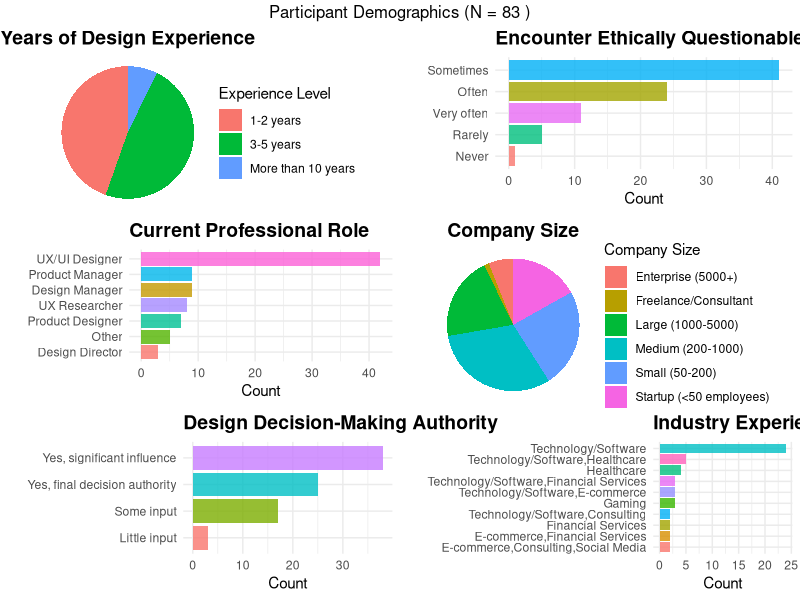

R code for this plot:
# Fixed Demographics Analysis - UX Ethics Survey

library(dplyr)
library(ggplot2)
library(readr)
library(gridExtra)

cat("=== UX ETHICS SURVEY DEMOGRAPHICS ANALYSIS ===\n")

# Load the processed interface data to get clean participant list
interface_data <- read.csv("results/interface_plot_data_aug16_plus_new_filtered.csv")
clean_participant_ids <- unique(interface_data$ResponseId)

cat("Clean participants for analysis: N =", length(clean_participant_ids), "\n")

# Load raw data to extract demographics
raw_data <- read_tsv("aug17_utf8.tsv", show_col_types = FALSE)

# Clean the raw data
clean_raw <- raw_data %>%
  filter(
    !is.na(ResponseId),
    !grepl("Response ID|ImportId|Understanding How User", ResponseId, ignore.case = TRUE),
    !ResponseId %in% c("Response ID", "{\"ImportId\":\"_recordId\"}")
  ) %>%
  filter(ResponseId %in% clean_participant_ids)

cat("Matched demographic data for", nrow(clean_raw), "participants\n")

# Get the actual demographic columns that exist
demo_cols <- c("Professional Experie", "Experience Level", "UI Ethics Experience", 
               "Current Role", "Industry Experience", "Company Size", "Decision-Making Auth")

# Extract available demographics
demographics <- clean_raw %>%
  select(ResponseId, all_of(demo_cols))

# Create summary function
create_summary <- function(data, col_name) {
  data %>%
    filter(!is.na(.data[[col_name]]) & .data[[col_name]] != "") %>%
    count(.data[[col_name]], name = "Count") %>%
    mutate(Percentage = round(Count / sum(Count) * 100, 1)) %>%
    arrange(desc(Count))
}

# Generate summaries
cat("\n=== DEMOGRAPHIC SUMMARIES ===\n")

for(col in demo_cols) {
  cat("\n", toupper(col), ":\n")
  summary_table <- create_summary(demographics, col)
  print(summary_table)
}

# Create key visualizations
if(!dir.exists("plots")) {
  dir.create("plots")
}

# Professional Experience (already 100% yes, skip)

# Experience Level
exp_data <- create_summary(demographics, "Experience Level")
p1 <- ggplot(exp_data, aes(x = "", y = Count, fill = `Experience Level`)) +
  geom_bar(stat = "identity", width = 1) +
  coord_polar("y", start = 0) +
  labs(title = "Years of Design Experience", fill = "Experience Level") +
  theme_void() +
  theme(plot.title = element_text(face = "bold", size = 14, hjust = 0.5))

# Ethics Encounter
ethics_data <- create_summary(demographics, "UI Ethics Experience")
p2 <- ggplot(ethics_data, aes(x = reorder(`UI Ethics Experience`, Count), y = Count, fill = `UI Ethics Experience`)) +
  geom_bar(stat = "identity", alpha = 0.8) +
  coord_flip() +
  labs(title = "Encounter Ethically Questionable Designs", x = "", y = "Count") +
  theme_minimal() +
  theme(legend.position = "none", plot.title = element_text(face = "bold", size = 14))

# Current Role
role_data <- create_summary(demographics, "Current Role")
p3 <- ggplot(role_data, aes(x = reorder(`Current Role`, Count), y = Count, fill = `Current Role`)) +
  geom_bar(stat = "identity", alpha = 0.8) +
  coord_flip() +
  labs(title = "Current Professional Role", x = "", y = "Count") +
  theme_minimal() +
  theme(legend.position = "none", plot.title = element_text(face = "bold", size = 14))

# Company Size
size_data <- create_summary(demographics, "Company Size")
p4 <- ggplot(size_data, aes(x = "", y = Count, fill = `Company Size`)) +
  geom_bar(stat = "identity", width = 1) +
  coord_polar("y", start = 0) +
  labs(title = "Company Size", fill = "Company Size") +
  theme_void() +
  theme(plot.title = element_text(face = "bold", size = 14, hjust = 0.5))

# Decision Authority
auth_data <- create_summary(demographics, "Decision-Making Auth")
p5 <- ggplot(auth_data, aes(x = reorder(`Decision-Making Auth`, Count), y = Count, fill = `Decision-Making Auth`)) +
  geom_bar(stat = "identity", alpha = 0.8) +
  coord_flip() +
  labs(title = "Design Decision-Making Authority", x = "", y = "Count") +
  theme_minimal() +
  theme(legend.position = "none", plot.title = element_text(face = "bold", size = 14))

# Industry breakdown (top 10)
industry_data <- create_summary(demographics, "Industry Experience") %>%
  slice_head(n = 10)
p6 <- ggplot(industry_data, aes(x = reorder(`Industry Experience`, Count), y = Count, fill = `Industry Experience`)) +
  geom_bar(stat = "identity", alpha = 0.8) +
  coord_flip() +
  labs(title = "Industry Experience (Top 10)", x = "", y = "Count") +
  theme_minimal() +
  theme(legend.position = "none", plot.title = element_text(face = "bold", size = 14))

# Create combined plot
combined_plot <- grid.arrange(p1, p2, p3, p4, p5, p6, ncol = 2, nrow = 3,
                              top = paste("Participant Demographics (N =", length(clean_participant_ids), ")"))

# Save combined plot
ggsave("plots/demographics_complete_summary.png", combined_plot, 
       width = 16, height = 12, dpi = 300)

# Generate LaTeX summary
cat("\n", paste(rep("=", 60), collapse=""), "\n")
cat("LATEX METHODS SECTION - PARTICIPANT DEMOGRAPHICS\n")
cat(paste(rep("=", 60), collapse=""), "\n")

# Calculate key statistics
n_total <- length(clean_participant_ids)

# Experience level
exp_seasoned <- exp_data %>% 
  filter(!grepl("Less than 1 year", `Experience Level`)) %>% 
  pull(Count) %>% sum()

# Ethics encounter
ethics_frequent <- ethics_data %>% 
  filter(grepl("Often|Very often|Sometimes", `UI Ethics Experience`)) %>% 
  pull(Count) %>% sum()

# Decision authority
has_authority <- auth_data %>% 
  filter(grepl("Yes", `Decision-Making Auth`)) %>% 
  pull(Count) %>% sum()

# Company size distribution
startup_small <- size_data %>% 
  filter(grepl("Startup|Small", `Company Size`)) %>% 
  pull(Count) %>% sum()

latex_text <- sprintf(
"\\textbf{Participants.} We recruited N = %d participants through Prolific Academic, all with professional experience in UI/UX design, product design, or design decision-making roles. The majority had substantial professional experience: %.1f%% with 3-5 years and %.1f%% with 1-2 years of design experience, indicating a sample with relevant domain expertise for interface evaluation.

\\textbf{Professional Context and Expertise.} Importantly, %d participants (%.1f%%) reported having decision-making authority in their current roles (final decision authority or significant influence), ensuring our sample included individuals who actively engage in design decision-making processes. Additionally, %d participants (%.1f%%) regularly encounter ethically questionable designs in their professional work (sometimes, often, or very often), supporting the ecological validity of our findings. Participants were primarily UX/UI Designers (%.1f%%) working across diverse company sizes, with %.1f%% in startups or small companies and %.1f%% in medium to large organizations, representing typical industry contexts where design decisions are made.",
n_total,
exp_data$Percentage[exp_data$`Experience Level` == "3-5 years"],
exp_data$Percentage[exp_data$`Experience Level` == "1-2 years"],
has_authority, has_authority/n_total*100,
ethics_frequent, ethics_frequent/n_total*100,
role_data$Percentage[role_data$`Current Role` == "UX/UI Designer"],
startup_small/n_total*100,
100 - startup_small/n_total*100
)

cat(latex_text)

# Save results
write.csv(demographics, "results/participant_demographics.csv", row.names = FALSE)

cat("\n\nFiles created:\n")
cat("• plots/demographics_complete_summary.png - Combined demographic visualization\n")
cat("• results/participant_demographics.csv - Raw demographic data\n")

cat("\n✓ Demographics analysis complete!\n")
